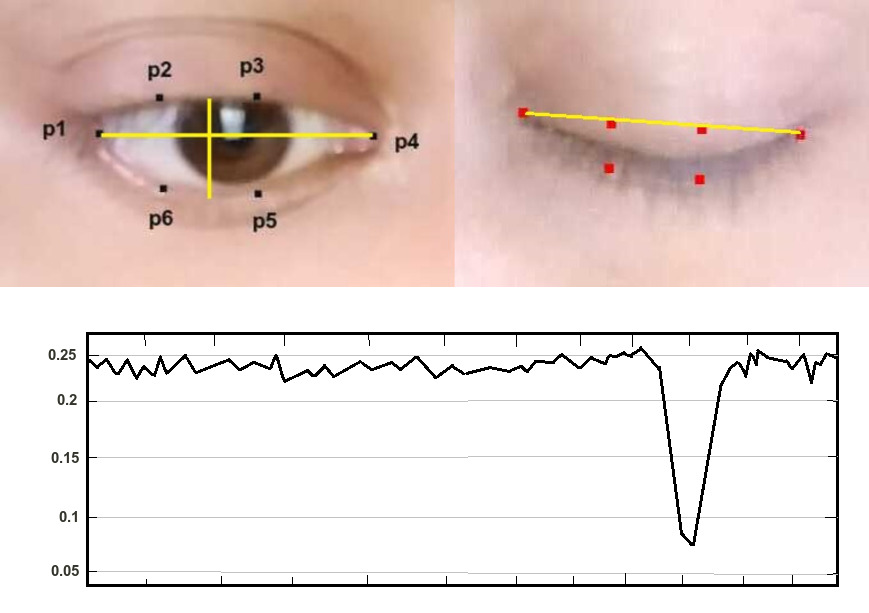
#> input picture test/blinkcapture.jpg, 869 x 613 px, given in place of the camera
$ python eye_blink_game.py
#> lines starting #> are read from the running program, lines starting #| are printed output that depends on the picture; after the words box and inside, x2 and y2 are one past the last pixel; in counts of white or black regions, pixels touching at a corner belong together
#All the imports go here
import numpy as np
import cv2
import time
#Initializing the face and eye cascade classifiers from xml files

read = []
n=1
def BlinkDetect():
    count = 0
    face_cascade = cv2.CascadeClassifier('haarcascade_frontalface_default.xml')
    eye_cascade = cv2.CascadeClassifier('haarcascade_eye_tree_eyeglasses.xml')
#Variable store execution state
    first_read = True

#Starting the video capture
    cap = cv2.VideoCapture(0)
    ret,img = cap.read()
#> img is the input picture: shape (613, 869, 3); mean B, G, R 207.8, 212.7, 229.5

    while(ret):
        ret,img = cap.read()
    #Coverting the recorded image to grayscale
        gray = cv2.cvtColor(img,cv2.COLOR_BGR2GRAY)
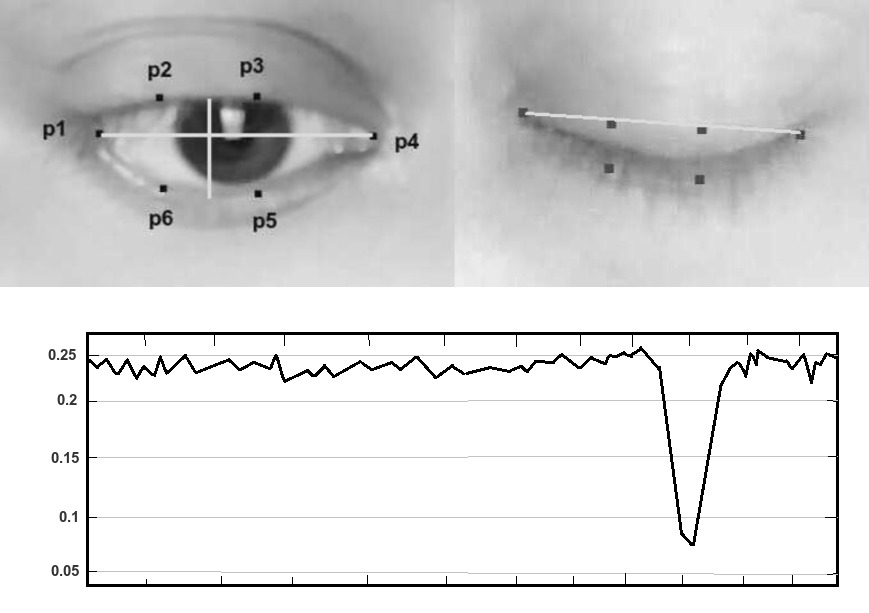
#> gray: shape (613, 869); min 0, max 255, mean 217.2
    #Applying filter to remove impurities
        gray = cv2.bilateralFilter(gray,5,1,1)

    #Detecting the face for region of image to be fed to eye classifier
        faces = face_cascade.detectMultiScale(gray, 1.3, 5,minSize=(200,200))
#> faces = ()
        if(len(faces)>0):
            for (x,y,w,h) in faces:
                img = cv2.rectangle(img,(x,y),(x+w,y+h),(0,255,0),2)

            #roi_face is face which is input to eye classifier
                roi_face = gray[y:y+h,x:x+w]
                roi_face_clr = img[y:y+h,x:x+w]
                eyes = eye_cascade.detectMultiScale(roi_face,1.3,5,minSize=(50,50))

            #Examining the length of eyes object for eyes
                if(len(eyes)>=2):
                #Check if program is running for detection
                    if(first_read):
                        cv2.putText(img, "Eye detected press s to begin", (70,70), cv2.FONT_HERSHEY_PLAIN, 3,(0,255,0),2)
                    else:
                        cv2.putText(img, "Eyes open!", (70,70), cv2.FONT_HERSHEY_PLAIN, 2,(255,255,255),2)
                else:
                    if(first_read):
                    #To ensure if the eyes are present before starting
                        cv2.putText(img, "No eyes detected", (70,70), cv2.FONT_HERSHEY_PLAIN, 3,(0,0,255),2)
                    else:
                    #This will print on console and restart the algorithm
                        count+=1
                        print("Blink detected-------------- count", count)
                        cv2.waitKey(3000)
                        first_read=True

        else:
            cv2.putText(img,"No face detected",(100,100),cv2.FONT_HERSHEY_PLAIN, 3, (0,255,0),2)
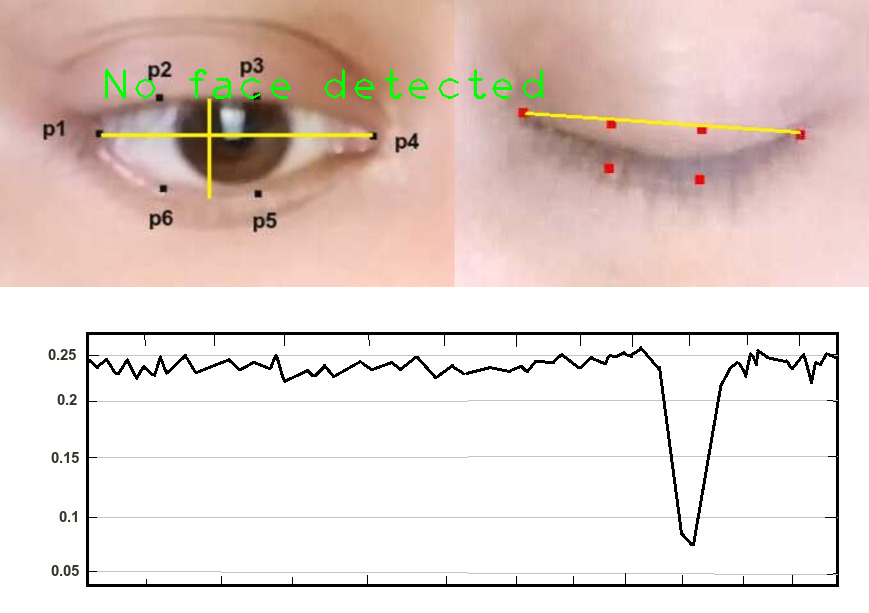
#> img: shape (613, 869, 3); 0.42% of pixels changed, all inside (x1, y1, x2, y2) = (105, 69, 543, 99)

    #Controlling the algorithm with keys
        cv2.imshow('img',img)
        a = cv2.waitKey(1)
#> (key Esc is pressed here)
        if(a==ord('t')):
            break
        elif(a and first_read):
        #This will start the detection
            first_read = False

    cap.release()
    cv2.destroyAllWindows()
    return count


while(n<=3):
    read.append(BlinkDetect())
    print('reading taken')
    time.sleep(10)
    n+=1


print('readings taken are : ')
for i in range(len(read)):
    print(read[i])


if(read[0]==read[1] and read[2]==read[1]):
    print('Reading is fake')
else:
    print('Reading is genuine')

$ run again, on test/eyeblinked.jpg
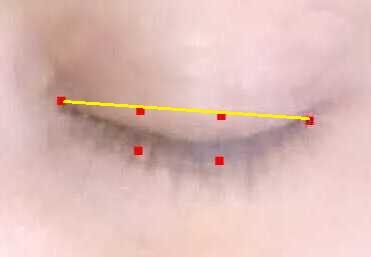
#> input picture test/eyeblinked.jpg, 371 x 257 px, given in place of the camera
#> in BlinkDetect, img is the input picture: shape (257, 371, 3); mean B, G, R 183.8, 188.8, 222.1
#> in BlinkDetect, `gray = cv2.cvtColor(img,cv2.COLOR_BGR2GRAY)`:
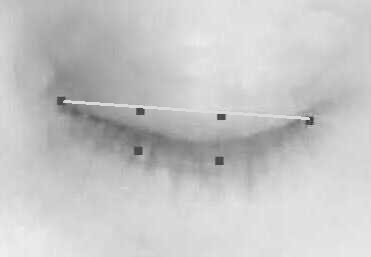
#> gray: shape (257, 371); min 44, max 238, mean 198.2
#> faces = ()
#> in BlinkDetect, `cv2.putText(img,"No face detected",(100,100),cv2.FONT_HERSHEY_PLAIN, 3..`:
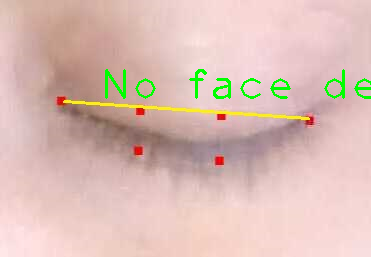
#> img: shape (257, 371, 3); 1.38% of pixels changed, all inside (x1, y1, x2, y2) = (105, 69, 371, 99)

$ run again, on test/eyeopen.jpg
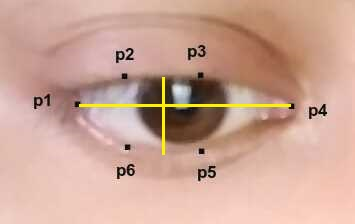
#> input picture test/eyeopen.jpg, 355 x 224 px, given in place of the camera
#> in BlinkDetect, img is the input picture: shape (224, 355, 3); mean B, G, R 149.9, 165.3, 203.8
#> in BlinkDetect, `gray = cv2.cvtColor(img,cv2.COLOR_BGR2GRAY)`:
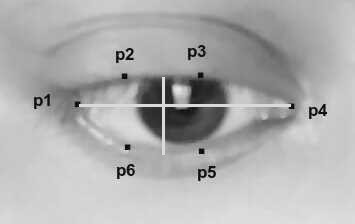
#> gray: shape (224, 355); min 2, max 239, mean 175.1
#> faces = ()
#> in BlinkDetect, `cv2.putText(img,"No face detected",(100,100),cv2.FONT_HERSHEY_PLAIN, 3..`:
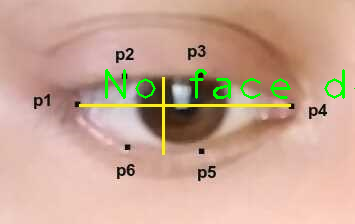
#> img: shape (224, 355, 3); 1.48% of pixels changed, all inside (x1, y1, x2, y2) = (105, 69, 355, 99)
